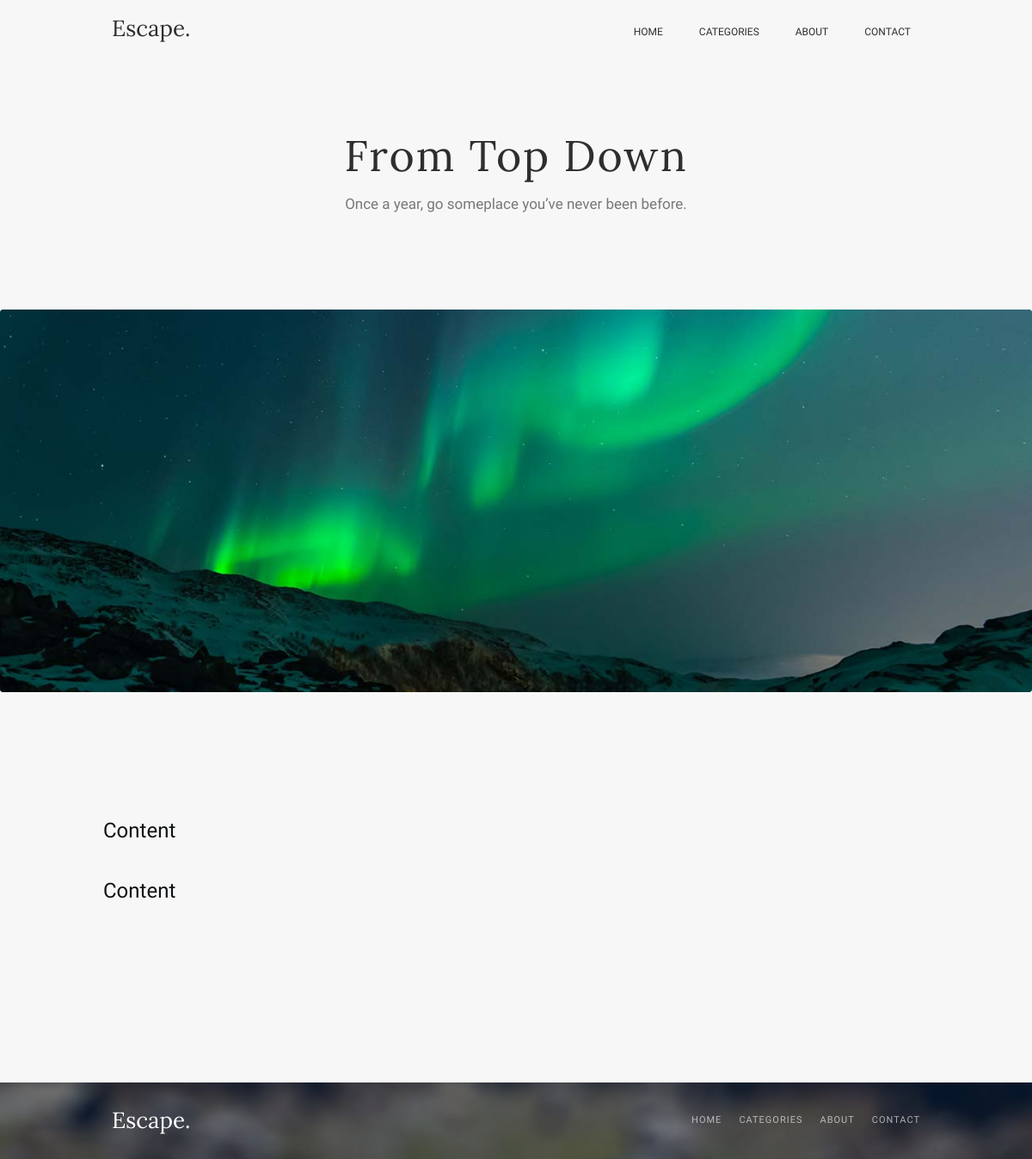
The page /post?id=2 on the database its author committed.
### tables this page shows
CREATE TABLE 
    post (
        `id` 			    INT NOT NULL AUTO_INCREMENT,
        `is_feautured`	    TINYINT(1) DEFAULT 0 NOT NULL,
        `image_url` 	    VARCHAR(255) NOT NULL,
        `image_preview_url` VARCHAR(255) NOT NULL,
        `image_alt`         VARCHAR(255) NOT NULL,
        `title` 		    VARCHAR(255) NOT NULL,
        `subtitle` 		    VARCHAR(255) NOT NULL,
        `text`			    TEXT NOT NULL,
        `avatar_url` 	    VARCHAR(255) NOT NULL,
        `author` 		    VARCHAR(255) NOT NULL,
        `time_stamp` 	    INT NOT NULL,
        `sticker` 		    VARCHAR(255) NOT NULL,
        PRIMARY KEY (`id`)
    );

### data/sql/UsingDB.php (called while the page is built, shortened)
<?php
function getPostFromDB($postId, $postData, mysqli $conn): array
{
    $sql = "SELECT is_feautured, image_url, image_preview_url, image_alt, title, subtitle, text, avatar_url, author, time_stamp, sticker FROM post WHERE id = {$postId}";
    $result = $conn->query($sql);
    if ($result->num_rows == 1) {
        if ($row = $result->fetch_assoc()) {
            $postData = $row;
        }
    } else {
        throw new Exception('Пост с таким id не существует');
    }
    return $postData;
}

### post.php (the view, shortened to what this page needs)
<?php
include './data/sql/UsingDB.php';
$postId = $_GET['id'];
$conn = createDBConnection();
$postData = [];
try {
    $postData = getPostFromDB($postId, $postData, $conn);
} catch (Throwable $error) {
    echo $error->getMessage();
    exit();
}
?>
<!DOCTYPE html>
<html lang="en">
<head>
    <link rel="stylesheet" href="styles/style2.css">
</head>
<body>
    <header class="header">
        <nav class="header__navigation navigation container">
            <div class="navigation__block">
                <a class="navigation__logo_header" href="/home">Escape.</a>
                <ul class="navigation__list">
                    <li class="navigation__item"><a class="navigation__link_header" href="/home">HOME</a></li>
                    <li class="navigation__item"><a class="navigation__link_header" href="#">CATEGORIES</a></li>
                    <li class="navigation__item"><a class="navigation__link_header" href="#">ABOUT</a></li>
                    <li class="navigation__item"><a class="navigation__link_header" href="#">CONTACT</a></li>
                </ul>
            </div>
        </nav>
    </header>
    <main>
        <div class="banner container">
            <h1 class="banner__title"><?= $postData['title'] ?></h1>
            <h2 class="banner__subtitle"><?= $postData['subtitle'] ?></h2>
        </div>
        <img class="main-img" src="<?= $postData['image_url'] ?>" alt=”<?= $postData['image_alt'] ?>”>
        <div class="content container">
            <p class="content__text">
                <?= $postData['text'] ?>
            </p>
        </div>
    </main>
    <footer class="footer">
        <nav class="footer__navigation navigation container">
            <div class="navigation__block">
                <a class="navigation__logo_footer" href="/home">Escape.</a>
                <ul class="navigation__list">
                    <li class="navigation__item"><a class="navigation__link_footer" href="/home">HOME</a></li>
                    <li class="navigation__item"><a class="navigation__link_footer" href="#">CATEGORIES</a></li>
                    <li class="navigation__item"><a class="navigation__link_footer" href="#">ABOUT</a></li>
                    <li class="navigation__item"><a class="navigation__link_footer" href="#">CONTACT</a></li>
                </ul>
            </div>
        </nav>
    </footer>
</body>
</html>

### styles/style2.css (style rules this page uses)
* { margin: 0; padding: 0; }
body { background-color: #f7f7f7; }
.container { max-width: 960px; margin: 0 auto; }
.navigation__block { display: flex; justify-content: space-between; flex-wrap: wrap; }
.navigation__list { display: flex; justify-content: center; list-style-type: none; flex-wrap: wrap; }
.navigation__logo_header { display: block; padding: 20px 10px 28px 10px; margin: 0; font: 400 26px/26px Lora, sans-serif; letter-spacing: 0; text-align: center; color: #2e2e2e; text-decoration: none; }
.navigation__link_header { display: block; padding: 27px 21px; margin: 0; font: 400 12px/20px Oxygen, sans-serif; letter-spacing: 0; text-align: center; color: #2e2e2e; text-decoration: none; }
.banner__title { display: block; padding-top: 82px; padding-bottom: 20px; margin: 0; font: 400 50px/51px Lora, sans-serif; letter-spacing: 2px; text-align: center; color: #2e2e2e; }
.banner__subtitle { display: block; padding-bottom: 113px; margin: 0; font: 400 17px/20px Oxygen, sans-serif; letter-spacing: 0; text-align: center; color: #2e2e2ea1; }
.main-img { padding: 0; margin: 0 auto; border-radius: 3px; width: 100%; }
.content { padding-top: 140px; padding-bottom: 135px; }
.content__text { display: block; padding-bottom: 35px; margin: 0; font: 400 24px/35px Oxygen, sans-serif; letter-spacing: 0; text-align: left; color: #101315; }
.footer { background-image: url(../images/footer.png); background-color: #4d565d; background-blend-mode: overlay; background-position: center; background-size: cover; }
.navigation__logo_footer { display: block; padding: 31px 10px 32px 10px; margin: 0; font: 400 26px/26px Lora, sans-serif; letter-spacing: 0; text-align: center; color: #ffffff; text-decoration: none; }
.navigation__link_footer { display: block; padding: 31px 10px 32px 10px; margin: 0; font: 400 11px/26px Oxygen, sans-serif; letter-spacing: 1px; text-align: center; color: #ffffffa1; text-decoration: none; }

### rows shown on the page
post: title "From Top Down", subtitle "Once a year, go someplace you’ve never been before.", image_url (picture), text "Content Content"
